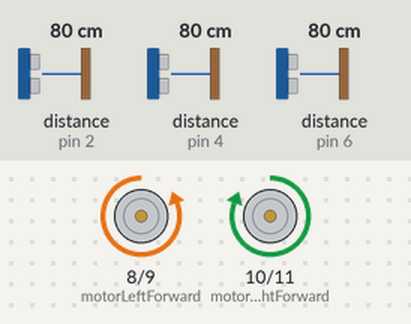
This sketch was run on a simulated Arduino Uno, built with avr-gcc and run on an emulated ATmega328P. Shown: motor-driver pin pairs drawn as motors (green arrow = first pin HIGH = forward, orange = second pin HIGH = backward, longer = more drive). Wiring (inferred from the names in the program): 3 × ultrasonic range finder: trigger pin 3, echo pin 2 / trigger pin 5, echo pin 4 / trigger pin 7, echo pin 6. The inputs (shaded band) are chosen by the test bench; at power-on: distance to the obstacle (sensors on pin 6, pin 4, pin 2) 80 cm. The echo pulse lasts 58.3 µs per cm.

Above: at 1.2 s.
1.3 s: distance to the obstacle (sensor on pin 6) set to 10 cm
2.8 s: distance to the obstacle (sensor on pin 6) set to 7 cm
At 3.7 s:
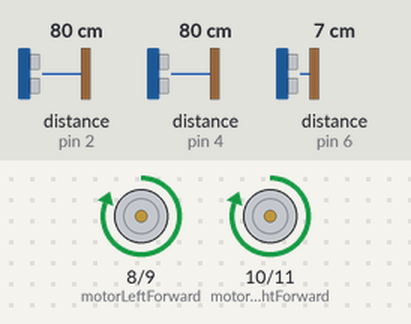
4.4 s: distance to the obstacle (sensor on pin 4) set to 10 cm
5.9 s: distance to the obstacle (sensor on pin 4) set to 7 cm
At 6.8 s:
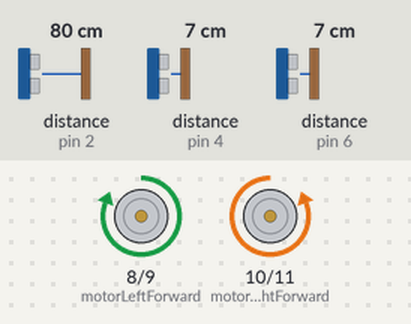
7.4 s: distance to the obstacle (sensor on pin 4) set to 9 cm
At 7.8 s:
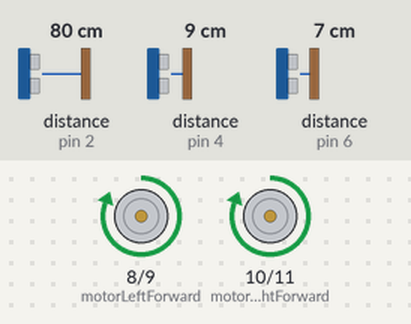
9.0 s: distance to the obstacle (sensor on pin 4) set to 2 cm
At 10.2 s:
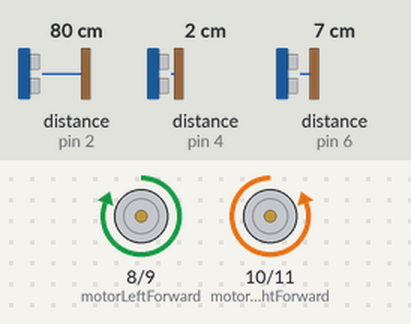
Timing chart, 0 to 11.5 s (numbered marks = the images above; inputs shaded):
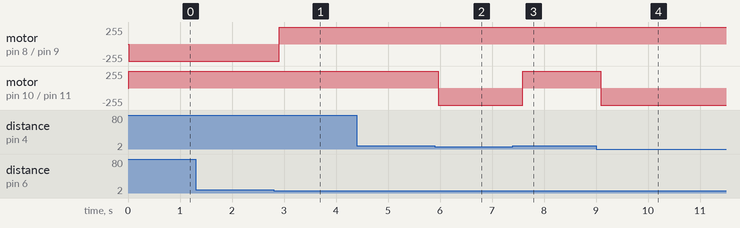

Measured:
- the behaviour switches between 9 and 8 cm on distance to the obstacle (sensor on pin 6) (found by bisection; images 0 and 1)
- the behaviour switches between 9 and 8 cm on distance to the obstacle (sensor on pin 4) (found by bisection; images 1 and 2)
- after the input at 1.3 s, every drawn part: stays the same
- after the input at 2.8 s, motor on pin 8 (motorLeftForward) / pin 9 (motorLeftBackward): backward 255/255 → forward 255/255 after 0.11 s
- after the input at 4.4 s, every drawn part: stays the same
- after the input at 5.9 s, motor on pin 10 (motorRightForward) / pin 11 (motorRightBackward): forward 255/255 → backward 255/255 after 0.06 s
- after the input at 7.4 s, motor on pin 10 (motorRightForward) / pin 11 (motorRightBackward): backward 255/255 → forward 255/255 after 0.19 s
- after the input at 9.0 s, motor on pin 10 (motorRightForward) / pin 11 (motorRightBackward): forward 255/255 → backward 255/255 after 0.09 s

The sketch:

mazerunner.ino
```cpp
// Pin definitions
#define trigPinLeft 7
#define echoPinLeft 6
#define trigPinFront 5
#define echoPinFront 4
#define trigPinRight 3
#define echoPinRight 2

// Motor control pins
#define motorLeftForward 8
#define motorLeftBackward 9
#define motorRightForward 10
#define motorRightBackward 11

// ir sensor pins
int IRsen=1;
int IRstate;

// Threshold distance for walls (in cm)
int threshold = 7;

// Path memory (to record movements)
char path[100];    // Array to store up to 100 moves
int pathIndex = 0; // Index to track the current move in the path

// Position tracking (basic for loop detection)
int posX = 0, posY = 0; // X, Y coordinates of the robot in the maze
int direction = 0;      // 0: North, 1: East, 2: South, 3: West (relative to starting point)

void setup() {
  Serial.begin(9600);
  //setup for ultrasonic sensors
  pinMode(trigPinLeft, OUTPUT);
  pinMode(echoPinLeft, INPUT);
  pinMode(trigPinFront, OUTPUT);
  pinMode(echoPinFront, INPUT);
  pinMode(trigPinRight, OUTPUT);
  pinMode(echoPinRight, INPUT);

//setup for motor drivers
  pinMode(motorLeftForward, OUTPUT);
  pinMode(motorLeftBackward, OUTPUT);
  pinMode(motorRightForward, OUTPUT);
  pinMode(motorRightBackward, OUTPUT);

//setup for ir sensors
  pinMode(IRsen,INPUT);
}

void loop() {
  int distanceLeft = getDistance(trigPinLeft, echoPinLeft);
  int distanceFront = getDistance(trigPinFront, echoPinFront);
  int distanceRight = getDistance(trigPinRight, echoPinRight);
  IRstate=digitalRead(IRsen);

  // Decision-making based on sensor readings
  if (distanceLeft > threshold) {
    turnLeft();
    recordMove('L');  // Record a left turn
  } else if (distanceFront > threshold) {
    moveForward();
    recordMove('F');  // Record moving forward
  } else if (distanceRight > threshold) {
    turnRight();
    recordMove('R');  // Record a right turn
  } else {
    turnAround();
    recordMove('B');  // Record a U-turn
  }

  delay(100); // Delay for stability

  // After completing one run, optimize the path (once an exit is found)
  if (IRstate == 1/* condition for reaching the end */) {
    stop();
    delay(10000);
    optimizePath();  // Optimize the path based on learned data
  }
}

// Function to measure distance using ultrasonic sensors
int getDistance(int trigPin, int echoPin) {
  digitalWrite(trigPin, LOW);
  delayMicroseconds(2);
  digitalWrite(trigPin, HIGH);
  delayMicroseconds(10);
  digitalWrite(trigPin, LOW);

  long duration = pulseIn(echoPin, HIGH);
  int distance = duration * 0.034 / 2;

  return distance;
}

// Movement functions
void moveForward() {
  digitalWrite(motorLeftForward, HIGH);
  digitalWrite(motorLeftBackward, LOW);
  digitalWrite(motorRightForward, HIGH);
  digitalWrite(motorRightBackward, LOW);
  updatePosition(1);  // Move forward in the current direction
}

void turnLeft() {
  digitalWrite(motorLeftForward, LOW);
  digitalWrite(motorLeftBackward, HIGH);
  digitalWrite(motorRightForward, HIGH);
  digitalWrite(motorRightBackward, LOW);
  delay(300);
  updateDirection(-1);  // Turn 90 degrees left
}

void turnRight() {
  digitalWrite(motorLeftForward, HIGH);
  digitalWrite(motorLeftBackward, LOW);
  digitalWrite(motorRightForward, LOW);
  digitalWrite(motorRightBackward, HIGH);
  delay(300);
  updateDirection(1);  // Turn 90 degrees right
}

void turnAround() {
  digitalWrite(motorLeftForward, LOW);
  digitalWrite(motorLeftBackward, HIGH);
  digitalWrite(motorRightForward, HIGH);
  digitalWrite(motorRightBackward, LOW);
  delay(600);  // Longer delay for a U-turn
  updateDirection(2);  // U-turn
}
void stop(){
  digitalWrite(motorLeftForward, LOW);
  digitalWrite(motorLeftBackward, LOW);
  digitalWrite(motorRightForward, LOW);
  digitalWrite(motorRightBackward, LOW);

}

// Function to record each move
void recordMove(char move) {
  if (pathIndex < 100) {  // Avoid overflow
    path[pathIndex++] = move;
  }
}

// Function to optimize the path after multiple attempts
void optimizePath() {
  Serial.println("Optimizing path...");
  // Implement path optimization logic here
  // Example: Remove U-turns or redundant turns
  int i = 0;
  while (i < pathIndex - 1) {
    // If the robot makes unnecessary back-and-forth moves (e.g., L, R)
    if ((path[i] == 'L' && path[i+1] == 'R') || (path[i] == 'R' && path[i+1] == 'L')) {
      // Remove both movements
      removePathElement(i);
      removePathElement(i);
    } else {
      i++;
    }
  }
}

// Function to remove an element from the path
void removePathElement(int index) {
  for (int i = index; i < pathIndex - 1; i++) {
    path[i] = path[i + 1];
  }
  pathIndex--;  // Decrease path length
}

// Update the robot's position based on movement
void updatePosition(int step) {
  switch (direction) {
    case 0: posY += step; break;  // North
    case 1: posX += step; break;  // East
    case 2: posY -= step; break;  // South
    case 3: posX -= step; break;  // West
  }
}

// Update the robot's direction after a turn
void updateDirection(int turn) {
  direction = (direction + turn + 4) % 4;  // Ensure direction stays within 0-3
}
```
